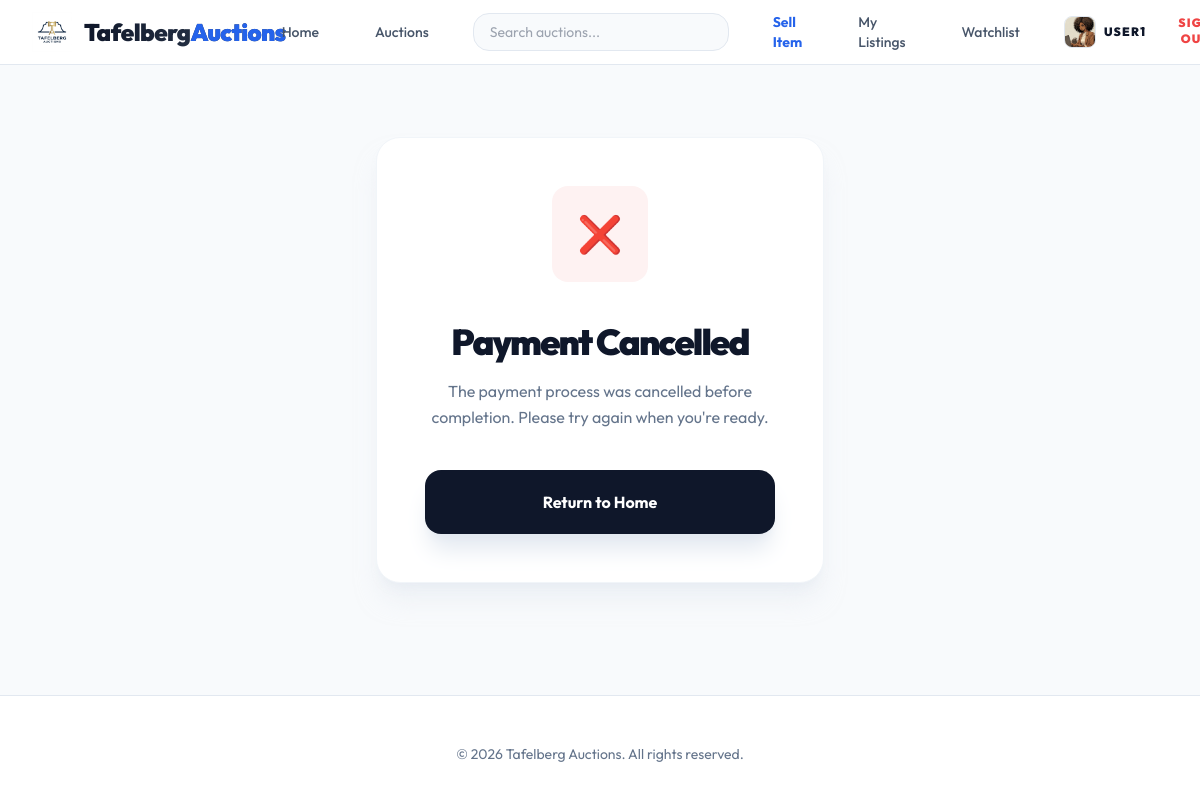
The page /payments/cancel/ (signed in) on the database its author committed.
### apps/accounts/models.py (models this page shows, shortened)
class User(AbstractUser):
    is_seller = models.BooleanField(default=False)
    is_buyer = models.BooleanField(default=True)
    phone_number = models.CharField(max_length=15, blank=True, null=True)
    phone_verified = models.BooleanField(default=False)
    bio = models.TextField(max_length=500, blank=True)
    class Meta:
        verbose_name = 'User'
        verbose_name_plural = 'Users'

class Profile(models.Model):
    user = models.OneToOneField(User, on_delete=models.CASCADE, related_name='profile')
    avatar = models.ImageField(upload_to='avatars/', blank=True, null=True)
    address = models.TextField(blank=True)
    city = models.CharField(max_length=100, blank=True)
    country = models.CharField(max_length=100, blank=True)
    verified = models.BooleanField(default=False)

### apps/payments/views.py (the view)
# urls.py: path('cancel/', views.payment_cancel_view, name='payment_cancel'),
def payment_cancel_view(request):
    return render(request, 'payments/cancel.html')

### apps/auctions/templatetags/auctions_extras.py (called while the page is built)
@register.filter(name='has_group')
def has_group(user, group_name):
    if not user.is_authenticated:
        return False
    return user.groups.filter(name=group_name).exists()

### templates/payments/cancel.html (shortened to what this page needs)
{% extends "base.html" %}
{% block content %}
<div class="max-w-md mx-auto bg-white p-12 rounded-3xl border border-slate-100 shadow-xl shadow-slate-200/50 mt-10 text-center">
    <div class="w-24 h-24 bg-red-50 text-red-600 rounded-2xl flex items-center justify-center mx-auto mb-10 text-4xl">
        ❌
    </div>
    <h2 class="text-4xl font-black text-slate-900 tracking-tight mb-4 tracking-tighter">Payment Cancelled</h2>
    <p class="text-slate-500 mb-10 leading-relaxed">The payment process was cancelled before completion. Please try again when you're ready.</p>
    <a href="{% url 'listing_list' %}" class="block w-full bg-slate-900 hover:bg-slate-800 text-white font-bold py-5 rounded-2xl shadow-xl shadow-slate-200 transition-all hover:-translate-y-1 active:scale-[0.98]">
        Return to Home
    </a>
</div>
{% endblock %}

### templates/base.html (shortened to what this page needs)
{% load static auctions_extras %}
<!DOCTYPE html>
<html lang="en">
<head>
    <script src="https://cdn.tailwindcss.com"></script>
</head>
<body class="bg-slate-50 text-slate-900" hx-boost="true">
    <nav class="bg-white border-b border-slate-200 sticky top-0 z-50">
        <div class="max-w-7xl mx-auto px-4 sm:px-6 lg:px-8">
            <div class="flex justify-between h-16">
                <div class="flex items-center">
                    <a href="{% url 'listing_list' %}" class="flex items-center space-x-3 group">
                        <img src="{% static 'img/logo.png' %}" alt="Tafelberg Auctions" class="w-10 h-10 object-contain group-hover:scale-110 transition-transform duration-300">
                        <span class="text-2xl font-black bg-gradient-to-r from-slate-900 to-slate-700 bg-clip-text text-transparent tracking-tight">
                            Tafelberg<span class="text-blue-600">Auctions</span>
                        </span>
                    </a>
                </div>
                <div class="hidden sm:ml-6 sm:flex sm:items-center space-x-8">
                    <a href="{% url 'listing_list' %}" class="text-slate-600 hover:text-blue-600 px-3 py-2 text-sm font-medium transition-colors">Home</a>
                    <a href="{% url 'listing_list' %}" class="text-slate-600 hover:text-blue-600 px-3 py-2 text-sm font-medium transition-colors">Auctions</a>
                    <div class="relative hidden lg:block">
                        <form action="{% url 'listing_list' %}" method="get" class="flex items-center space-x-2">
                            <input id="global-search-input" name="q" type="search" placeholder="Search auctions..." autocomplete="off"
                                   class="w-64 px-4 py-2 rounded-2xl border border-slate-200 focus:ring-2 focus:ring-blue-600 focus:border-transparent transition-all outline-none bg-slate-50 text-sm"
                                   hx-get="{% url 'search_suggestions' %}"
                                   hx-trigger="keyup changed delay:250ms from:#global-search-input"
                                   hx-target="#search-suggestions"
                                   hx-swap="innerHTML" />
                        </form>
                    </div>
                    {% if user.is_authenticated %}
                        <a href="{% url 'listing_create' %}" class="text-blue-600 hover:text-blue-700 px-3 py-2 text-sm font-bold transition-colors">Sell Item</a>
                        <a href="{% url 'my_listings' %}" class="text-slate-600 hover:text-blue-600 px-3 py-2 text-sm font-medium transition-colors">My Listings</a>
                        <a href="{% url 'watchlist' %}" class="text-slate-600 hover:text-blue-600 px-3 py-2 text-sm font-medium transition-colors">Watchlist</a>
                        <a href="{% url 'profile' %}" class="flex items-center space-x-2 group">
                             <div class="w-8 h-8 rounded-lg bg-slate-100 flex items-center justify-center text-slate-400 font-black group-hover:bg-blue-600 group-hover:text-white transition-all overflow-hidden border border-slate-200">
                                 {% if user.profile.avatar %}
                                     <img src="{{ user.profile.avatar.url }}" class="w-full h-full object-cover">
                                 {% else %}
                                     {{ user.username|slice:":1"|upper }}
                                 {% endif %}
                             </div>
                             <span class="text-xs font-black text-slate-900 uppercase tracking-widest hidden md:block">{{ user.username }}</span>
                        </a>
                        <form action="{% url 'logout' %}" method="post" class="inline">
                            <button type="submit" class="text-xs font-black text-red-500 uppercase tracking-widest hover:text-red-600 transition-colors">Sign Out</button>
                        </form>
                    {% endif %}
                </div>
            </div>
        </div>
    </nav>
    <main class="max-w-7xl mx-auto px-4 sm:px-6 lg:px-8 py-8">
        {% block content %}{% endblock %}
    </main>
    <footer class="bg-white border-t border-slate-200 mt-20">
        <div class="max-w-7xl mx-auto px-4 py-12 sm:px-6 lg:px-8">
            <p class="text-center text-slate-500 text-sm">
                &copy; 2026 Tafelberg Auctions. All rights reserved.
            </p>
        </div>
    </footer>
</body>
</html>

### templates/base.html (style rules this page uses)
body { font-family: 'Outfit', sans-serif; }

### rows shown on the page
User: profile.avatar (picture), username "USER1"
